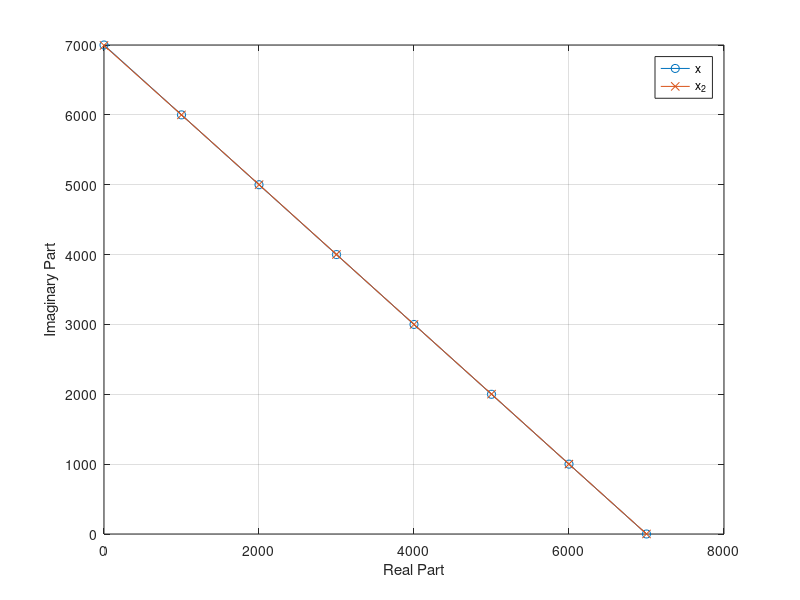

The MATLAB script that drew this image:
% input signal x
x = [+0+7000i, +1000+6000i, +2000+5000i, +3000+4000i,...
    +4000+3000i, +5000+2000i, +6000+1000i, +7000+0i];

% output signal X
% X_tmp = [0. +3500+3500i, 4. -500+499i, 2. +0+999i, 6. -1000-1i,
%    1. +707+1706i, 5. -707+292i, 3. -293+707i, 7. -1707-708i];

% 비트 재반전 및 truncation 보정
X = [+3500+3500i, +707+1706i, +0+999i, -293+707i,...
    -500+499i, -707+292i, -1000-1i, -1707-708i] *8;

% inverse fft
x_2 = ifft(X,8);

% 그래프 그리기
real_part = real(x);
imag_part = imag(x);
real_part_x2 = real(x_2);
imag_part_x2 = imag(x_2);

plot(real_part, imag_part, 'o-', 'DisplayName', 'x');
hold on;
plot(real_part_x2, imag_part_x2, 'x-', 'DisplayName', 'x_2');  % x_2 배열
hold off;
xlabel('Real Part');
ylabel('Imaginary Part');
legend;
grid on;